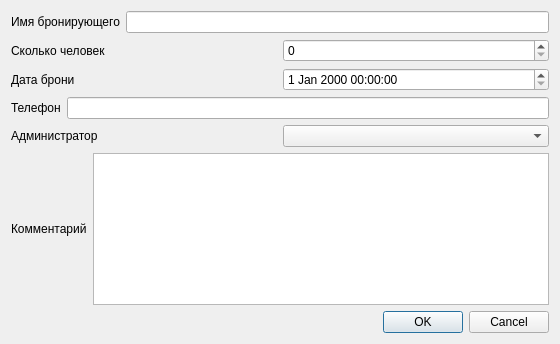
<?xml version="1.0" encoding="UTF-8"?>
<ui version="4.0">
 <class>AddReservationDialog</class>
 <widget class="QDialog" name="AddReservationDialog">
  <property name="geometry">
   <rect>
    <x>0</x>
    <y>0</y>
    <width>560</width>
    <height>344</height>
   </rect>
  </property>
  <property name="windowTitle">
   <string>Dialog</string>
  </property>
  <layout class="QVBoxLayout" name="verticalLayout">
   <item>
    <layout class="QHBoxLayout" name="horizontalLayout">
     <item>
      <widget class="QLabel" name="label">
       <property name="text">
        <string>Имя бронирующего</string>
       </property>
      </widget>
     </item>
     <item>
      <widget class="QLineEdit" name="lineEdit"/>
     </item>
    </layout>
   </item>
   <item>
    <layout class="QHBoxLayout" name="horizontalLayout_2">
     <item>
      <widget class="QLabel" name="label_2">
       <property name="text">
        <string>Сколько человек</string>
       </property>
      </widget>
     </item>
     <item>
      <widget class="QSpinBox" name="spinBox"/>
     </item>
    </layout>
   </item>
   <item>
    <layout class="QHBoxLayout" name="horizontalLayout_3">
     <item>
      <widget class="QLabel" name="label_3">
       <property name="text">
        <string>Дата брони</string>
       </property>
      </widget>
     </item>
     <item>
      <widget class="QDateTimeEdit" name="dateTimeEdit"/>
     </item>
    </layout>
   </item>
   <item>
    <layout class="QHBoxLayout" name="horizontalLayout_4">
     <item>
      <widget class="QLabel" name="label_4">
       <property name="text">
        <string>Телефон</string>
       </property>
      </widget>
     </item>
     <item>
      <widget class="QLineEdit" name="lineEdit_2"/>
     </item>
    </layout>
   </item>
   <item>
    <layout class="QHBoxLayout" name="horizontalLayout_5">
     <item>
      <widget class="QLabel" name="label_5">
       <property name="text">
        <string>Администратор</string>
       </property>
      </widget>
     </item>
     <item>
      <widget class="QComboBox" name="comboBox"/>
     </item>
    </layout>
   </item>
   <item>
    <layout class="QHBoxLayout" name="horizontalLayout_6">
     <item>
      <widget class="QLabel" name="label_6">
       <property name="text">
        <string>Комментарий</string>
       </property>
      </widget>
     </item>
     <item>
      <widget class="QTextEdit" name="textEdit"/>
     </item>
    </layout>
   </item>
   <item>
    <widget class="QDialogButtonBox" name="buttonBox">
     <property name="orientation">
      <enum>Qt::Horizontal</enum>
     </property>
     <property name="standardButtons">
      <set>QDialogButtonBox::Cancel|QDialogButtonBox::Ok</set>
     </property>
    </widget>
   </item>
  </layout>
 </widget>
 <resources/>
 <connections>
  <connection>
   <sender>buttonBox</sender>
   <signal>accepted()</signal>
   <receiver>AddReservationDialog</receiver>
   <slot>accept()</slot>
   <hints>
    <hint type="sourcelabel">
     <x>248</x>
     <y>254</y>
    </hint>
    <hint type="destinationlabel">
     <x>157</x>
     <y>274</y>
    </hint>
   </hints>
  </connection>
  <connection>
   <sender>buttonBox</sender>
   <signal>rejected()</signal>
   <receiver>AddReservationDialog</receiver>
   <slot>reject()</slot>
   <hints>
    <hint type="sourcelabel">
     <x>316</x>
     <y>260</y>
    </hint>
    <hint type="destinationlabel">
     <x>286</x>
     <y>274</y>
    </hint>
   </hints>
  </connection>
 </connections>
</ui>
